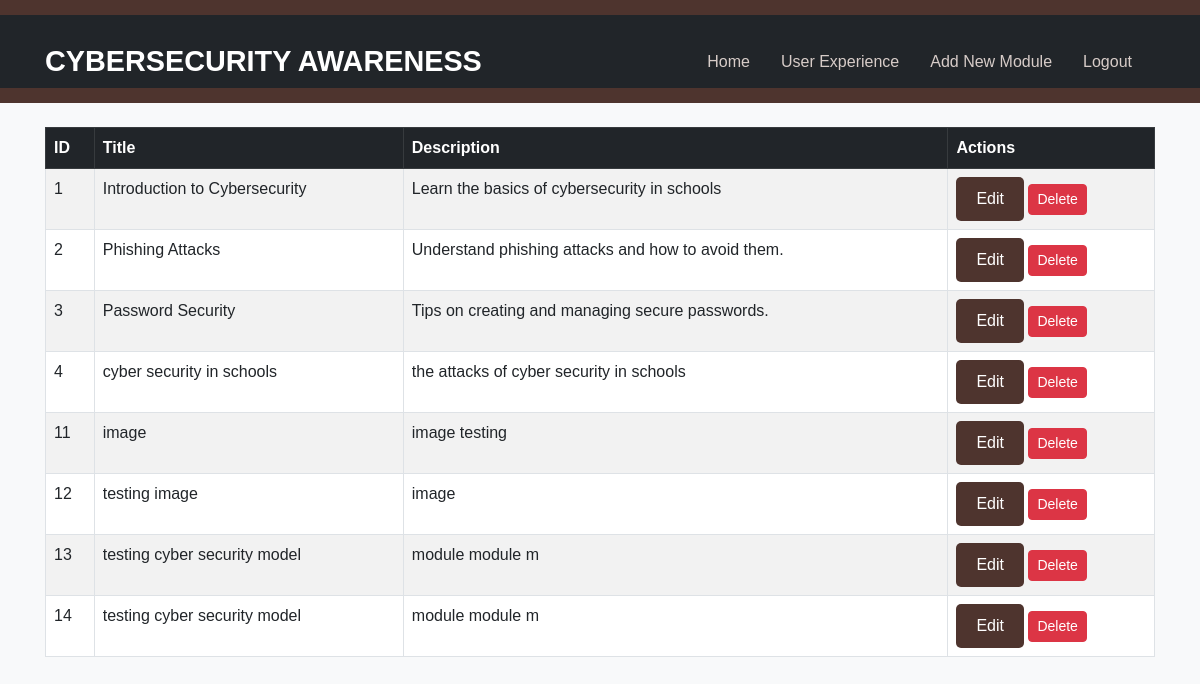
/admin/admin.php (signed in), run on the app's committed database.
### tables this page shows
CREATE TABLE `modules` (
  `id` int(11) NOT NULL,
  `title` varchar(255) NOT NULL,
  `description` text DEFAULT NULL,
  `created_at` timestamp NOT NULL DEFAULT current_timestamp(),
  `content` text NOT NULL,
  `image_path` varchar(255) DEFAULT NULL
);

### admin/admin.php (the view, shortened to what this page needs)
<?php
$host = 'localhost';
$db = 'cybersecurity_db';
$user = 'root';
$pass = '';
$conn = new mysqli($host, $user, $pass, $db);
$sql = "SELECT * FROM modules";
$result = $conn->query($sql);
?>
<!DOCTYPE html>
<html lang="en">
<head>
    <link href="https://cdn.jsdelivr.net/npm/bootstrap@5.3.0/dist/css/bootstrap.min.css" rel="stylesheet">
    <link href="../style/style.css" rel="stylesheet">
</head>
<body>
    <header>
        <nav class="navbar navbar-expand-lg navbar-dark bg-dark">
            <div class="container">
                <a class="navbar-brand" href="index.php">Cybersecurity Awareness</a>
                <div class="collapse navbar-collapse" id="navbarNav">
                <ul class="navbar-nav ms-auto">
                    <li class="nav-item">
                        <a class="nav-link" href="../index.php">Home</a>
                    </li>
                    <li class="nav-item">
                        <a class="nav-link" href="view_experience.php">User Experience</a>
                    </li>
                    <li class="nav-item">
                        <a href="add_module.php" class="nav-link">Add New Module</a>
                    </li>
                    <li class="nav-item">
                        <a class="nav-link" href="logout.php">Logout</a>
                    </li>
                </ul>
            </div>
            </div>
        </nav>
    </header>
    <div class="container mt-4">
        <main>
            <section id="admin-modules">
                <div class="table-responsive mt-4">
                    <table class="table table-bordered table-striped table-hover">
                        <thead class="table-dark">
                            <tr>
                                <th>ID</th>
                                <th>Title</th>
                                <th>Description</th>
                                <th>Actions</th>
                            </tr>
                        </thead>
                        <tbody>
                            <?php
                            if ($result->num_rows > 0) {
                                while ($row = $result->fetch_assoc()) {
                                    echo '<tr>';
                                    echo '<td>' . $row['id'] . '</td>';
                                    echo '<td>' . $row['title'] . '</td>';
                                    echo '<td>' . $row['description'] . '</td>';
                                    echo '<td>
                                        <a href="edit_module.php?id=' . $row['id'] . '" class="btn btn-primary btn-sm">Edit</a>
                                        <a href="delete_module.php?id=' . $row['id'] . '" class="btn btn-danger btn-sm" onclick="return confirm(\'Are you sure?\')">Delete</a>
                                    </td>';
                                    echo '</tr>';
                                }
                            } else {
                                echo '<tr><td colspan="4" class="text-center">No modules found.</td></tr>';
                            }
                            ?>
                        </tbody>
                    </table>
                </div>
            </section>
        </main>
    </div>
</body>
</html>

### style/style.css (style rules this page uses)
body { font-family: 'Arial', sans-serif; color: #333; background-color: #f8f9fa; margin: 0; padding: 0; }
header { background-color: #4e342e; padding: 15px 0; }
.navbar { padding: 0; }
.navbar-brand { font-size: 1.8rem; font-weight: bold; color: #fff; text-transform: uppercase; }
.nav-link { color: #d7ccc8; margin-right: 15px; }
.container { margin-top: 20px; padding: 0 15px; }
.btn-primary { background-color: #4e342e; border: none; padding: 10px 20px; border-radius: 5px; font-size: 1rem; transition: background-color 0.3s, transform 0.3s; }

### data on the page
modules: id "1", title "Introduction to Cybersecurity", description "Learn the basics of cybersecurity in schools"
modules: id "2", title "Phishing Attacks", description "Understand phishing attacks and how to avoid them."
modules: id "3", title "Password Security", description "Tips on creating and managing secure passwords."
modules: id "4", title "cyber security in schools", description "the attacks of cyber security in schools"
modules: id "11", title "image", description "image testing"
modules: id "12", title "testing image", description "image"
modules: id "13", title "testing cyber security model", description "module module m"
modules: id "14", title "testing cyber security model", description "module module m"
